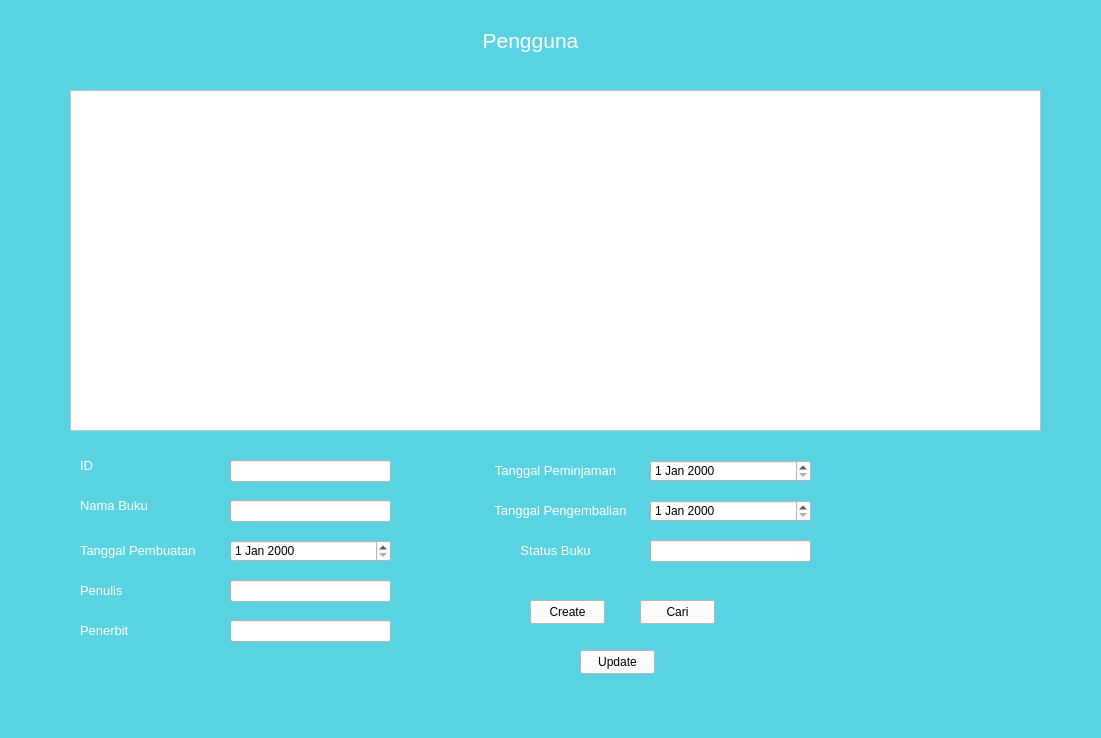
<?xml version="1.0" encoding="UTF-8"?>
<ui version="4.0">
 <class>TampilanPengguna</class>
 <widget class="QMainWindow" name="TampilanPengguna">
  <property name="geometry">
   <rect>
    <x>0</x>
    <y>0</y>
    <width>1101</width>
    <height>738</height>
   </rect>
  </property>
  <property name="windowTitle">
   <string>MainWindow</string>
  </property>
  <property name="styleSheet">
   <string notr="true">background-color: rgb(89, 211, 225);
background-image: url(:/res/pengg1.jpg);</string>
  </property>
  <widget class="QWidget" name="centralwidget">
   <widget class="QLabel" name="label_2">
    <property name="geometry">
     <rect>
      <x>470</x>
      <y>20</y>
      <width>121</width>
      <height>41</height>
     </rect>
    </property>
    <property name="font">
     <font>
      <pointsize>16</pointsize>
     </font>
    </property>
    <property name="styleSheet">
     <string notr="true">color: rgb(255, 255, 255);</string>
    </property>
    <property name="text">
     <string>Pengguna</string>
    </property>
    <property name="alignment">
     <set>Qt::AlignCenter</set>
    </property>
   </widget>
   <widget class="QLabel" name="label_8">
    <property name="geometry">
     <rect>
      <x>500</x>
      <y>530</y>
      <width>111</width>
      <height>41</height>
     </rect>
    </property>
    <property name="font">
     <font>
      <pointsize>10</pointsize>
     </font>
    </property>
    <property name="styleSheet">
     <string notr="true">color: rgb(255, 255, 255);</string>
    </property>
    <property name="text">
     <string>Status Buku</string>
    </property>
    <property name="alignment">
     <set>Qt::AlignCenter</set>
    </property>
   </widget>
   <widget class="QLabel" name="label_4">
    <property name="geometry">
     <rect>
      <x>80</x>
      <y>490</y>
      <width>91</width>
      <height>31</height>
     </rect>
    </property>
    <property name="font">
     <font>
      <pointsize>10</pointsize>
     </font>
    </property>
    <property name="styleSheet">
     <string notr="true">color: rgb(255, 255, 255);</string>
    </property>
    <property name="text">
     <string>Nama Buku</string>
    </property>
    <property name="alignment">
     <set>Qt::AlignLeading|Qt::AlignLeft|Qt::AlignVCenter</set>
    </property>
   </widget>
   <widget class="QLineEdit" name="namaBukuLineEdit">
    <property name="geometry">
     <rect>
      <x>230</x>
      <y>500</y>
      <width>161</width>
      <height>22</height>
     </rect>
    </property>
    <property name="styleSheet">
     <string notr="true">background-color: rgb(255, 255, 255);
color: rgb(0, 0, 0);</string>
    </property>
   </widget>
   <widget class="QLabel" name="label_9">
    <property name="geometry">
     <rect>
      <x>470</x>
      <y>490</y>
      <width>181</width>
      <height>41</height>
     </rect>
    </property>
    <property name="font">
     <font>
      <pointsize>10</pointsize>
     </font>
    </property>
    <property name="styleSheet">
     <string notr="true">color: rgb(255, 255, 255);</string>
    </property>
    <property name="text">
     <string>Tanggal Pengembalian</string>
    </property>
    <property name="alignment">
     <set>Qt::AlignCenter</set>
    </property>
   </widget>
   <widget class="QLabel" name="label_5">
    <property name="geometry">
     <rect>
      <x>80</x>
      <y>570</y>
      <width>151</width>
      <height>41</height>
     </rect>
    </property>
    <property name="font">
     <font>
      <pointsize>10</pointsize>
     </font>
    </property>
    <property name="styleSheet">
     <string notr="true">color: rgb(255, 255, 255);</string>
    </property>
    <property name="text">
     <string>Penulis</string>
    </property>
    <property name="alignment">
     <set>Qt::AlignLeading|Qt::AlignLeft|Qt::AlignVCenter</set>
    </property>
   </widget>
   <widget class="QLineEdit" name="statusBukuComboBox">
    <property name="geometry">
     <rect>
      <x>650</x>
      <y>540</y>
      <width>161</width>
      <height>22</height>
     </rect>
    </property>
    <property name="styleSheet">
     <string notr="true">background-color: rgb(255, 255, 255);
color: rgb(0, 0, 0);</string>
    </property>
   </widget>
   <widget class="QPushButton" name="pushButtonTambah">
    <property name="geometry">
     <rect>
      <x>530</x>
      <y>600</y>
      <width>75</width>
      <height>24</height>
     </rect>
    </property>
    <property name="styleSheet">
     <string notr="true">background-color: rgb(255, 255, 255);
color: rgb(0, 0, 0);</string>
    </property>
    <property name="text">
     <string>Create</string>
    </property>
   </widget>
   <widget class="QLabel" name="label_10">
    <property name="geometry">
     <rect>
      <x>80</x>
      <y>450</y>
      <width>71</width>
      <height>31</height>
     </rect>
    </property>
    <property name="font">
     <font>
      <pointsize>10</pointsize>
     </font>
    </property>
    <property name="styleSheet">
     <string notr="true">color: rgb(255, 255, 255);</string>
    </property>
    <property name="text">
     <string>ID</string>
    </property>
    <property name="alignment">
     <set>Qt::AlignLeading|Qt::AlignLeft|Qt::AlignVCenter</set>
    </property>
   </widget>
   <widget class="QDateEdit" name="tanggalPembuatanDateEdit">
    <property name="geometry">
     <rect>
      <x>230</x>
      <y>540</y>
      <width>161</width>
      <height>22</height>
     </rect>
    </property>
    <property name="styleSheet">
     <string notr="true">background-color: rgb(255, 255, 255);
color: rgb(0, 0, 0);</string>
    </property>
   </widget>
   <widget class="QLineEdit" name="penulisLineEdit">
    <property name="geometry">
     <rect>
      <x>230</x>
      <y>580</y>
      <width>161</width>
      <height>22</height>
     </rect>
    </property>
    <property name="styleSheet">
     <string notr="true">background-color: rgb(255, 255, 255);
color: rgb(0, 0, 0);</string>
    </property>
   </widget>
   <widget class="QDateEdit" name="tanggalPeminjamanDateEdit">
    <property name="geometry">
     <rect>
      <x>650</x>
      <y>460</y>
      <width>161</width>
      <height>22</height>
     </rect>
    </property>
    <property name="styleSheet">
     <string notr="true">background-color: rgb(255, 255, 255);
color: rgb(0, 0, 0);</string>
    </property>
   </widget>
   <widget class="QTableView" name="tableView">
    <property name="geometry">
     <rect>
      <x>70</x>
      <y>90</y>
      <width>971</width>
      <height>341</height>
     </rect>
    </property>
    <property name="styleSheet">
     <string notr="true">background-color: rgb(255, 255, 255);
color: rgb(0, 0, 0);
</string>
    </property>
   </widget>
   <widget class="QLineEdit" name="penerbitLineEdit">
    <property name="geometry">
     <rect>
      <x>230</x>
      <y>620</y>
      <width>161</width>
      <height>22</height>
     </rect>
    </property>
    <property name="styleSheet">
     <string notr="true">background-color: rgb(255, 255, 255);
color: rgb(0, 0, 0);</string>
    </property>
   </widget>
   <widget class="QDateEdit" name="tanggalPengembalianDateEdit">
    <property name="geometry">
     <rect>
      <x>650</x>
      <y>500</y>
      <width>161</width>
      <height>22</height>
     </rect>
    </property>
    <property name="styleSheet">
     <string notr="true">background-color: rgb(255, 255, 255);
color: rgb(0, 0, 0);</string>
    </property>
   </widget>
   <widget class="QLabel" name="label_7">
    <property name="geometry">
     <rect>
      <x>470</x>
      <y>450</y>
      <width>171</width>
      <height>41</height>
     </rect>
    </property>
    <property name="font">
     <font>
      <pointsize>10</pointsize>
     </font>
    </property>
    <property name="styleSheet">
     <string notr="true">color: rgb(255, 255, 255);</string>
    </property>
    <property name="text">
     <string>Tanggal Peminjaman</string>
    </property>
    <property name="alignment">
     <set>Qt::AlignCenter</set>
    </property>
   </widget>
   <widget class="QPushButton" name="pushButtonUpdate">
    <property name="geometry">
     <rect>
      <x>580</x>
      <y>650</y>
      <width>75</width>
      <height>24</height>
     </rect>
    </property>
    <property name="styleSheet">
     <string notr="true">background-color: rgb(255, 255, 255);
color: rgb(0, 0, 0);</string>
    </property>
    <property name="text">
     <string>Update</string>
    </property>
   </widget>
   <widget class="QPushButton" name="pushButtonCari">
    <property name="geometry">
     <rect>
      <x>640</x>
      <y>600</y>
      <width>75</width>
      <height>24</height>
     </rect>
    </property>
    <property name="styleSheet">
     <string notr="true">background-color: rgb(255, 255, 255);
color: rgb(0, 0, 0);</string>
    </property>
    <property name="text">
     <string>Cari</string>
    </property>
   </widget>
   <widget class="QLabel" name="label_6">
    <property name="geometry">
     <rect>
      <x>80</x>
      <y>610</y>
      <width>151</width>
      <height>41</height>
     </rect>
    </property>
    <property name="font">
     <font>
      <pointsize>10</pointsize>
     </font>
    </property>
    <property name="styleSheet">
     <string notr="true">color: rgb(255, 255, 255);</string>
    </property>
    <property name="text">
     <string>Penerbit</string>
    </property>
    <property name="alignment">
     <set>Qt::AlignLeading|Qt::AlignLeft|Qt::AlignVCenter</set>
    </property>
   </widget>
   <widget class="QLineEdit" name="idLineEdit">
    <property name="geometry">
     <rect>
      <x>230</x>
      <y>460</y>
      <width>161</width>
      <height>22</height>
     </rect>
    </property>
    <property name="styleSheet">
     <string notr="true">background-color: rgb(255, 255, 255);
color: rgb(0, 0, 0);</string>
    </property>
   </widget>
   <widget class="QLabel" name="label_3">
    <property name="geometry">
     <rect>
      <x>80</x>
      <y>530</y>
      <width>151</width>
      <height>41</height>
     </rect>
    </property>
    <property name="font">
     <font>
      <pointsize>10</pointsize>
     </font>
    </property>
    <property name="styleSheet">
     <string notr="true">color: rgb(255, 255, 255);</string>
    </property>
    <property name="text">
     <string>Tanggal Pembuatan</string>
    </property>
    <property name="alignment">
     <set>Qt::AlignLeading|Qt::AlignLeft|Qt::AlignVCenter</set>
    </property>
   </widget>
  </widget>
  <widget class="QMenuBar" name="menubar">
   <property name="geometry">
    <rect>
     <x>0</x>
     <y>0</y>
     <width>1101</width>
     <height>22</height>
    </rect>
   </property>
  </widget>
  <widget class="QStatusBar" name="statusbar"/>
 </widget>
 <resources/>
 <connections/>
</ui>
